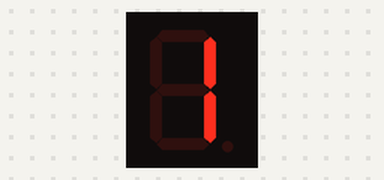
A sketch run on a simulated Arduino Uno, built with avr-gcc and run on an emulated ATmega328P. On the bench: 1-digit seven-segment display. Wiring (inferred from the names in the program): 1-digit 7-segment display, segments lit when HIGH: segments pin 2, pin 3, pin 4, pin 5, pin 6, pin 7, pin 8, pin 9. The segment pins are drawn as the display they are named for.

Above: at 0.37 s.
At 0.87 s:
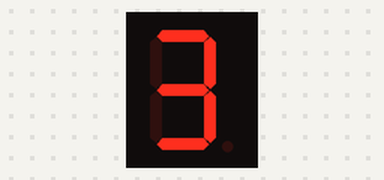
At 1.62 s:
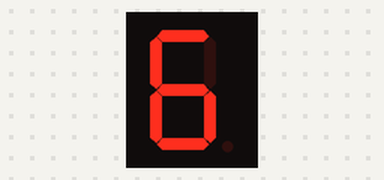
At 3.12 s:
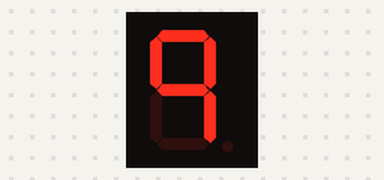
At 4.12 s:
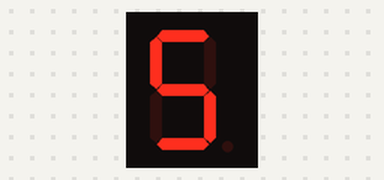
At 5.3 s:
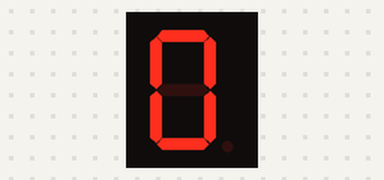

Measured:
- by itself, everything shown: repeats every 5.5 s, in 29 steps
- what the display in image 5 shows lasts 0.5 s, from 5.3 s to 5.8 s

The sketch:

codCdiplay7seg.ino
```cpp
int a=2, b=3, c=4, d=5, e=6, f=7, g=8, h=9;

int num[11][8]{
  {a,b,c,d,e,f}, // Zero
  {b,c}, // Um
  {a,b,e,d,g}, // Dois
  {a,b,c,d,g}, // Tres
  {b,c,f,g}, // Quatro
  {a,c,d,f,g}, // Cinco
  {a,c,d,e,f,g}, // Seis
  {a,b,c}, // Sete
  {a,b,c,d,e,f,g}, // Oito
  {a,b,c,f,g}, // Nove
  {h} // Ponto
};

void setup(){
  pinMode(a, OUTPUT);
  pinMode(b, OUTPUT);
  pinMode(c, OUTPUT);
  pinMode(d, OUTPUT);
  pinMode(e, OUTPUT);
  pinMode(f, OUTPUT);
  pinMode(g, OUTPUT);
  pinMode(h, OUTPUT);
}

void apaga(){
  digitalWrite(a, LOW);
  digitalWrite(b, LOW);
  digitalWrite(c, LOW);
  digitalWrite(d, LOW);
  digitalWrite(e, LOW);
  digitalWrite(f, LOW);
  digitalWrite(g, LOW);
  digitalWrite(h, LOW);
}

void numero (int n){
  for(int i = 0; i < 7; i++) digitalWrite(num[n][i], HIGH);
}

void regresiva (int x){
  for(int i = 0; i < 7; i++) digitalWrite(num[x][i], HIGH);
}

void loop(){

  for(int i = 0; i < 10; i++){
    apaga();
    numero(i);
    delay(250);
  }
  for(int s = 0; s < 5; s++){
    apaga();
    delay(50);
    digitalWrite(h, HIGH);
    delay(50);
  }

    for(int j = 9; j >= 0; j--){
    apaga();
    regresiva(j);
    delay(250);
  }

}
```
